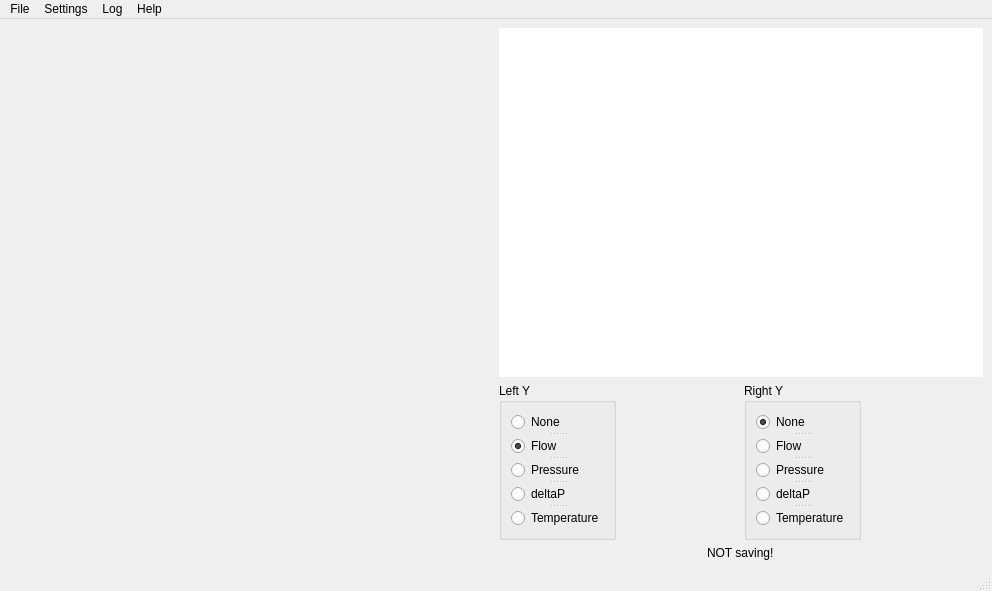
<?xml version="1.0" encoding="UTF-8"?>
<ui version="4.0">
 <class>MainWindow</class>
 <widget class="QMainWindow" name="MainWindow">
  <property name="geometry">
   <rect>
    <x>0</x>
    <y>0</y>
    <width>992</width>
    <height>591</height>
   </rect>
  </property>
  <property name="windowTitle">
   <string>MainWindow</string>
  </property>
  <widget class="QWidget" name="centralwidget">
   <layout class="QVBoxLayout" name="verticalLayout_2">
    <item>
     <layout class="QHBoxLayout" name="horizontalLayout">
      <item>
       <widget class="QwtPlot" name="qwtPlot"/>
      </item>
      <item>
       <layout class="QVBoxLayout" name="verticalLayout">
        <item>
         <widget class="QGraphicsView" name="graphicsView">
          <property name="sizePolicy">
           <sizepolicy hsizetype="Minimum" vsizetype="Expanding">
            <horstretch>0</horstretch>
            <verstretch>0</verstretch>
           </sizepolicy>
          </property>
          <property name="minimumSize">
           <size>
            <width>10</width>
            <height>0</height>
           </size>
          </property>
          <property name="layoutDirection">
           <enum>Qt::LeftToRight</enum>
          </property>
          <property name="frameShape">
           <enum>QFrame::NoFrame</enum>
          </property>
          <property name="frameShadow">
           <enum>QFrame::Plain</enum>
          </property>
          <property name="lineWidth">
           <number>2</number>
          </property>
          <property name="verticalScrollBarPolicy">
           <enum>Qt::ScrollBarAlwaysOff</enum>
          </property>
          <property name="horizontalScrollBarPolicy">
           <enum>Qt::ScrollBarAlwaysOff</enum>
          </property>
          <property name="sizeAdjustPolicy">
           <enum>QAbstractScrollArea::AdjustToContentsOnFirstShow</enum>
          </property>
          <property name="sceneRect">
           <rectf>
            <x>0.000000000000000</x>
            <y>0.000000000000000</y>
            <width>0.000000000000000</width>
            <height>0.000000000000000</height>
           </rectf>
          </property>
          <property name="alignment">
           <set>Qt::AlignRight|Qt::AlignTop|Qt::AlignTrailing</set>
          </property>
          <property name="renderHints">
           <set>QPainter::Antialiasing|QPainter::TextAntialiasing</set>
          </property>
         </widget>
        </item>
        <item>
         <layout class="QHBoxLayout" name="horizontalLayout_5">
          <property name="sizeConstraint">
           <enum>QLayout::SetDefaultConstraint</enum>
          </property>
          <item alignment="Qt::AlignLeft|Qt::AlignTop">
           <widget class="QGroupBox" name="groupBox">
            <property name="sizePolicy">
             <sizepolicy hsizetype="Maximum" vsizetype="Preferred">
              <horstretch>0</horstretch>
              <verstretch>0</verstretch>
             </sizepolicy>
            </property>
            <property name="layoutDirection">
             <enum>Qt::LeftToRight</enum>
            </property>
            <property name="title">
             <string>Left Y</string>
            </property>
            <layout class="QHBoxLayout" name="horizontalLayout_3">
             <item>
              <widget class="QSplitter" name="splitter">
               <property name="orientation">
                <enum>Qt::Vertical</enum>
               </property>
               <widget class="QRadioButton" name="rbNoneLeft">
                <property name="text">
                 <string>None</string>
                </property>
               </widget>
               <widget class="QRadioButton" name="rbFlowLeft">
                <property name="text">
                 <string>Flow</string>
                </property>
                <property name="checked">
                 <bool>true</bool>
                </property>
               </widget>
               <widget class="QRadioButton" name="rbPressureLeft">
                <property name="text">
                 <string>Pressure</string>
                </property>
               </widget>
               <widget class="QRadioButton" name="rbDpLeft">
                <property name="text">
                 <string>deltaP</string>
                </property>
               </widget>
               <widget class="QRadioButton" name="rbTempLeft">
                <property name="text">
                 <string>Temperature</string>
                </property>
               </widget>
              </widget>
             </item>
            </layout>
           </widget>
          </item>
          <item alignment="Qt::AlignLeft|Qt::AlignTop">
           <widget class="QGroupBox" name="groupBox_2">
            <property name="sizePolicy">
             <sizepolicy hsizetype="Maximum" vsizetype="Preferred">
              <horstretch>0</horstretch>
              <verstretch>0</verstretch>
             </sizepolicy>
            </property>
            <property name="layoutDirection">
             <enum>Qt::LeftToRight</enum>
            </property>
            <property name="title">
             <string>Right Y</string>
            </property>
            <layout class="QHBoxLayout" name="horizontalLayout_4">
             <item>
              <widget class="QSplitter" name="splitter_2">
               <property name="orientation">
                <enum>Qt::Vertical</enum>
               </property>
               <widget class="QRadioButton" name="rbNoneRight">
                <property name="text">
                 <string>None</string>
                </property>
                <property name="checked">
                 <bool>true</bool>
                </property>
               </widget>
               <widget class="QRadioButton" name="rbFlowRight">
                <property name="text">
                 <string>Flow</string>
                </property>
                <property name="checked">
                 <bool>false</bool>
                </property>
               </widget>
               <widget class="QRadioButton" name="rbPressureRight">
                <property name="text">
                 <string>Pressure</string>
                </property>
               </widget>
               <widget class="QRadioButton" name="rbDpRight">
                <property name="text">
                 <string>deltaP</string>
                </property>
               </widget>
               <widget class="QRadioButton" name="rbTempRight">
                <property name="text">
                 <string>Temperature</string>
                </property>
               </widget>
              </widget>
             </item>
            </layout>
           </widget>
          </item>
         </layout>
        </item>
        <item alignment="Qt::AlignHCenter|Qt::AlignTop">
         <widget class="QLabel" name="saveLabel">
          <property name="text">
           <string>NOT saving!</string>
          </property>
         </widget>
        </item>
       </layout>
      </item>
     </layout>
    </item>
    <item>
     <layout class="QHBoxLayout" name="horizontalLayout_2"/>
    </item>
   </layout>
  </widget>
  <widget class="QMenuBar" name="menubar">
   <property name="geometry">
    <rect>
     <x>0</x>
     <y>0</y>
     <width>992</width>
     <height>22</height>
    </rect>
   </property>
   <widget class="QMenu" name="menuFile">
    <property name="title">
     <string>File</string>
    </property>
    <addaction name="actionSave_as"/>
   </widget>
   <widget class="QMenu" name="menuSettings">
    <property name="title">
     <string>Settings</string>
    </property>
    <widget class="QMenu" name="menuSelect_port">
     <property name="title">
      <string>Select port</string>
     </property>
    </widget>
    <addaction name="menuSelect_port"/>
    <addaction name="actionDisconnect"/>
    <addaction name="actionRefresh_ports"/>
   </widget>
   <widget class="QMenu" name="menuLog">
    <property name="title">
     <string>Log</string>
    </property>
    <addaction name="actionShow_log"/>
    <addaction name="actionSave_log_as"/>
   </widget>
   <widget class="QMenu" name="menuHelp">
    <property name="title">
     <string>Help</string>
    </property>
    <addaction name="actionQuick_guide"/>
    <addaction name="actionAbout"/>
   </widget>
   <addaction name="menuFile"/>
   <addaction name="menuSettings"/>
   <addaction name="menuLog"/>
   <addaction name="menuHelp"/>
  </widget>
  <widget class="QStatusBar" name="statusbar"/>
  <action name="actionDisconnect">
   <property name="text">
    <string>Disconnect</string>
   </property>
  </action>
  <action name="actionRefresh_ports">
   <property name="text">
    <string>Refresh ports</string>
   </property>
  </action>
  <action name="actionNone">
   <property name="text">
    <string>None</string>
   </property>
  </action>
  <action name="actionSave_as">
   <property name="text">
    <string>Save as...</string>
   </property>
  </action>
  <action name="actionQuick_guide">
   <property name="text">
    <string>Quick guide</string>
   </property>
  </action>
  <action name="actionAbout">
   <property name="text">
    <string>About</string>
   </property>
  </action>
  <action name="actionShow_log">
   <property name="text">
    <string>Show log</string>
   </property>
  </action>
  <action name="actionSave_log_as">
   <property name="enabled">
    <bool>false</bool>
   </property>
   <property name="text">
    <string>Save log as...</string>
   </property>
  </action>
 </widget>
 <customwidgets>
  <customwidget>
   <class>QwtPlot</class>
   <extends>QFrame</extends>
   <header>qwt_plot.h</header>
   <container>1</container>
  </customwidget>
 </customwidgets>
 <resources/>
 <connections/>
</ui>
